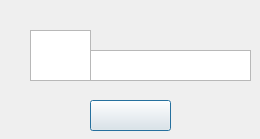
<?xml version="1.0" encoding="UTF-8"?>
<ui version="4.0">
 <class>message</class>
 <widget class="QDialog" name="message">
  <property name="geometry">
   <rect>
    <x>0</x>
    <y>0</y>
    <width>260</width>
    <height>139</height>
   </rect>
  </property>
  <property name="windowTitle">
   <string>Dialog</string>
  </property>
  <property name="styleSheet">
   <string notr="true">border-image: url(:/myjpg/MesBox.jpg);</string>
  </property>
  <widget class="QPushButton" name="okbtn">
   <property name="geometry">
    <rect>
     <x>90</x>
     <y>100</y>
     <width>81</width>
     <height>31</height>
    </rect>
   </property>
   <property name="styleSheet">
    <string notr="true">border-image: url(:/myjpg/ok按钮.jpg);</string>
   </property>
   <property name="text">
    <string/>
   </property>
  </widget>
  <widget class="QTextBrowser" name="textBrowser">
   <property name="geometry">
    <rect>
     <x>80</x>
     <y>50</y>
     <width>171</width>
     <height>31</height>
    </rect>
   </property>
   <property name="styleSheet">
    <string notr="true">border-image: url(:/myjpg/未标题-1.jpg);</string>
   </property>
   <property name="html">
    <string>&lt;!DOCTYPE HTML PUBLIC &quot;-//W3C//DTD HTML 4.0//EN&quot; &quot;http://www.w3.org/TR/REC-html40/strict.dtd&quot;&gt;
&lt;html&gt;&lt;head&gt;&lt;meta name=&quot;qrichtext&quot; content=&quot;1&quot; /&gt;&lt;style type=&quot;text/css&quot;&gt;
p, li { white-space: pre-wrap; }
&lt;/style&gt;&lt;/head&gt;&lt;body style=&quot; font-family:'SimSun'; font-size:9pt; font-weight:400; font-style:normal;&quot;&gt;
&lt;p style=&quot;-qt-paragraph-type:empty; margin-top:0px; margin-bottom:0px; margin-left:0px; margin-right:0px; -qt-block-indent:0; text-indent:0px;&quot;&gt;&lt;br /&gt;&lt;/p&gt;&lt;/body&gt;&lt;/html&gt;</string>
   </property>
  </widget>
  <widget class="QGraphicsView" name="graphicsView">
   <property name="geometry">
    <rect>
     <x>30</x>
     <y>30</y>
     <width>61</width>
     <height>51</height>
    </rect>
   </property>
   <property name="styleSheet">
    <string notr="true">border-image: url(:/myjpg/warning.png);</string>
   </property>
  </widget>
 </widget>
 <resources/>
 <connections>
  <connection>
   <sender>okbtn</sender>
   <signal>clicked()</signal>
   <receiver>message</receiver>
   <slot>close()</slot>
   <hints>
    <hint type="sourcelabel">
     <x>105</x>
     <y>73</y>
    </hint>
    <hint type="destinationlabel">
     <x>102</x>
     <y>47</y>
    </hint>
   </hints>
  </connection>
 </connections>
</ui>
